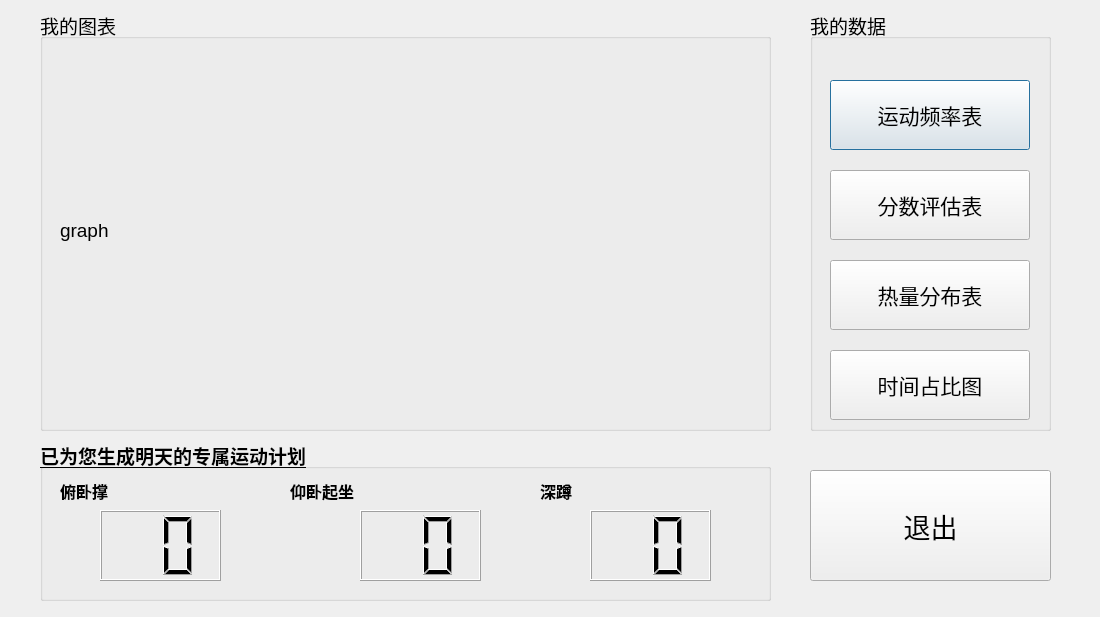
<?xml version="1.0" encoding="UTF-8"?>
<ui version="4.0">
 <class>MyData</class>
 <widget class="QDialog" name="MyData">
  <property name="geometry">
   <rect>
    <x>0</x>
    <y>0</y>
    <width>1100</width>
    <height>617</height>
   </rect>
  </property>
  <property name="windowTitle">
   <string>Mydata</string>
  </property>
  <widget class="QLabel" name="backgroundlabel">
   <property name="geometry">
    <rect>
     <x>0</x>
     <y>0</y>
     <width>1100</width>
     <height>618</height>
    </rect>
   </property>
   <property name="text">
    <string/>
   </property>
   <property name="pixmap">
    <pixmap>assets/background.jpg</pixmap>
   </property>
  </widget>
  <widget class="QGroupBox" name="mydatagroupBox">
   <property name="geometry">
    <rect>
     <x>810</x>
     <y>10</y>
     <width>241</width>
     <height>421</height>
    </rect>
   </property>
   <property name="font">
    <font>
     <pointsize>14</pointsize>
    </font>
   </property>
   <property name="title">
    <string>我的数据</string>
   </property>
   <widget class="QPushButton" name="actfrepushButton">
    <property name="geometry">
     <rect>
      <x>20</x>
      <y>70</y>
      <width>200</width>
      <height>70</height>
     </rect>
    </property>
    <property name="font">
     <font>
      <family>AcadEref</family>
      <pointsize>16</pointsize>
     </font>
    </property>
    <property name="text">
     <string>运动频率表</string>
    </property>
   </widget>
   <widget class="QPushButton" name="scorepushButton">
    <property name="geometry">
     <rect>
      <x>20</x>
      <y>160</y>
      <width>200</width>
      <height>70</height>
     </rect>
    </property>
    <property name="font">
     <font>
      <family>AcadEref</family>
      <pointsize>16</pointsize>
     </font>
    </property>
    <property name="text">
     <string>分数评估表</string>
    </property>
   </widget>
   <widget class="QPushButton" name="heatpushButton">
    <property name="geometry">
     <rect>
      <x>20</x>
      <y>250</y>
      <width>200</width>
      <height>70</height>
     </rect>
    </property>
    <property name="font">
     <font>
      <family>AcadEref</family>
      <pointsize>16</pointsize>
     </font>
    </property>
    <property name="text">
     <string>热量分布表</string>
    </property>
   </widget>
   <widget class="QPushButton" name="timepartpushButton">
    <property name="geometry">
     <rect>
      <x>20</x>
      <y>340</y>
      <width>200</width>
      <height>70</height>
     </rect>
    </property>
    <property name="font">
     <font>
      <family>AcadEref</family>
      <pointsize>16</pointsize>
     </font>
    </property>
    <property name="text">
     <string>时间占比图</string>
    </property>
   </widget>
  </widget>
  <widget class="QGroupBox" name="mygraphgroupBox">
   <property name="geometry">
    <rect>
     <x>40</x>
     <y>10</y>
     <width>731</width>
     <height>421</height>
    </rect>
   </property>
   <property name="font">
    <font>
     <pointsize>14</pointsize>
    </font>
   </property>
   <property name="title">
    <string>我的图表</string>
   </property>
   <widget class="QLabel" name="graphlabel">
    <property name="geometry">
     <rect>
      <x>20</x>
      <y>30</y>
      <width>690</width>
      <height>380</height>
     </rect>
    </property>
    <property name="text">
     <string>graph</string>
    </property>
   </widget>
  </widget>
  <widget class="QGroupBox" name="plangroupBox">
   <property name="geometry">
    <rect>
     <x>40</x>
     <y>440</y>
     <width>731</width>
     <height>161</height>
    </rect>
   </property>
   <property name="font">
    <font>
     <pointsize>14</pointsize>
     <weight>75</weight>
     <italic>false</italic>
     <bold>true</bold>
     <underline>true</underline>
    </font>
   </property>
   <property name="title">
    <string>已为您生成明天的专属运动计划</string>
   </property>
   <widget class="QLabel" name="fwclabel">
    <property name="geometry">
     <rect>
      <x>20</x>
      <y>30</y>
      <width>71</width>
      <height>41</height>
     </rect>
    </property>
    <property name="font">
     <font>
      <pointsize>12</pointsize>
      <weight>75</weight>
      <italic>false</italic>
      <bold>true</bold>
      <underline>false</underline>
     </font>
    </property>
    <property name="text">
     <string>俯卧撑</string>
    </property>
   </widget>
   <widget class="QLabel" name="ywqzlabel">
    <property name="geometry">
     <rect>
      <x>250</x>
      <y>30</y>
      <width>91</width>
      <height>41</height>
     </rect>
    </property>
    <property name="font">
     <font>
      <pointsize>12</pointsize>
      <weight>75</weight>
      <italic>false</italic>
      <bold>true</bold>
      <underline>false</underline>
     </font>
    </property>
    <property name="text">
     <string>仰卧起坐</string>
    </property>
   </widget>
   <widget class="QLabel" name="sdlabel">
    <property name="geometry">
     <rect>
      <x>500</x>
      <y>30</y>
      <width>71</width>
      <height>41</height>
     </rect>
    </property>
    <property name="font">
     <font>
      <pointsize>12</pointsize>
      <weight>75</weight>
      <italic>false</italic>
      <bold>true</bold>
      <underline>false</underline>
     </font>
    </property>
    <property name="text">
     <string>深蹲</string>
    </property>
   </widget>
   <widget class="QLCDNumber" name="fwclcdNumber">
    <property name="geometry">
     <rect>
      <x>60</x>
      <y>70</y>
      <width>121</width>
      <height>71</height>
     </rect>
    </property>
    <property name="digitCount">
     <number>2</number>
    </property>
   </widget>
   <widget class="QLCDNumber" name="ywqzlcdNumber">
    <property name="geometry">
     <rect>
      <x>320</x>
      <y>70</y>
      <width>121</width>
      <height>71</height>
     </rect>
    </property>
    <property name="digitCount">
     <number>2</number>
    </property>
   </widget>
   <widget class="QLCDNumber" name="sdlcdNumber">
    <property name="geometry">
     <rect>
      <x>550</x>
      <y>70</y>
      <width>121</width>
      <height>71</height>
     </rect>
    </property>
    <property name="digitCount">
     <number>2</number>
    </property>
   </widget>
  </widget>
  <widget class="QPushButton" name="exitpushButton">
   <property name="geometry">
    <rect>
     <x>810</x>
     <y>470</y>
     <width>241</width>
     <height>111</height>
    </rect>
   </property>
   <property name="font">
    <font>
     <pointsize>20</pointsize>
    </font>
   </property>
   <property name="text">
    <string>退出</string>
   </property>
  </widget>
 </widget>
 <resources/>
 <connections/>
</ui>
